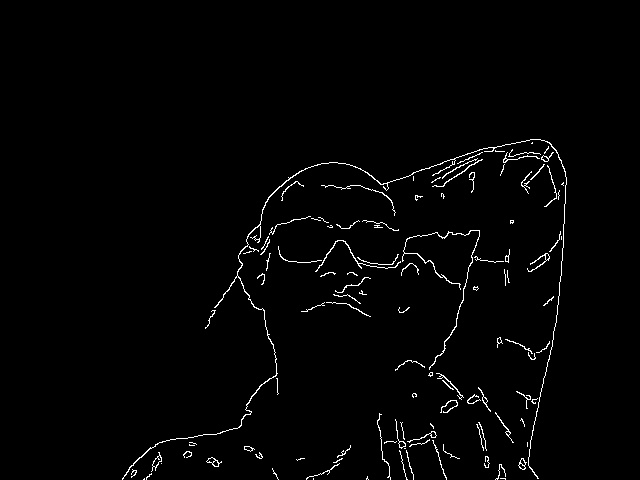
//> input picture C++/Project1/borda0.jpg, 640 x 480 px, given in place of the camera
$ ./Detecção_de_bordas   (built with g++ and OpenCV 4)
//> lines starting //> are read from the running program, lines starting //| are printed output that depends on the picture; after the words box and inside, x2 and y2 are one past the last pixel; in counts of white or black regions, pixels touching at a corner belong together
#include <opencv2\opencv.hpp>
#include <opencv2\highgui\highgui.hpp>
#include <opencv2\imgproc\imgproc.hpp>
#include <iostream>
#include <stdlib.h>
#include <conio.h>

using namespace std;

using namespace cv;

//Vetor de auxiliares
int aux[] = { 0,0,0,0,0,0,0,0,0,0 };

//Struct para definição da área de interesse
struct ROI {
		int col;
		int row;
};

//Struct para definição dos limiares do método Canny
struct LIM {
	int sup;
	int inf;
};

//Struct pra definição das coordenadas dos pontos encontrados
struct COOR{
	int i;
	int j;
};

//Criação de uma variável do tipo ROI (Regiao de interesse) de tamanho 2 (início e fim)
struct ROI roi[2];

//Função para selecionar o ROI (Regiao de iteresse) a partir do click na tela
//Auxiliar 3 para comutar entre coordenadas inicial e final
void mouse_callback(int event, int x, int y, int flag, void *param) {
	if ((event == EVENT_LBUTTONDBLCLK) && (aux[3]==0)) {
		cout << "(" << x << ", " << y << ")" << endl;
		roi[0].col = x;
		roi[0].row = y;
		aux[3] = 1;
	} else if ((event == EVENT_LBUTTONDBLCLK) && (aux[3] == 1)) {
		cout << "(" << x << ", " << y << ")" << endl;
		roi[1].col = x;
		roi[1].row = y;
		aux[3] = 0;
	}
}

int main(void) {

	struct LIM lim; //Variavel lim do tipo LIM para limiarização Canny
	struct COOR coor[4]; //Vetor coor de tamanho 4 para encontrar quatro pontos na imagem (em teste)
	Mat img; //A imagem lida da WebCam é armazenada nessa matriz
	Mat	model; //Uma primeira imagem do cenário é salva nessa matriz para fins de subtração (Background Subtraction)
	Mat	dif; //Nessa matriz sera armazenada a diferença entre a Matriz model e a Matriz img
	Mat gray; //Matriz para armazenar a transformação para escalas de cinza
	Mat channel[3]; //Matrizes para armazenar as três bandas (Red, blue, Green)
	Mat borda; //Matriz para armazenar a borda

	//Solicita ao usuário no início do programa a inserção dos limiares (Canny) // Necessário fazer controle dinâmico (a qualquer momento)
	cout << "Insira o limiar inferior (a)" << endl;
	cin >> lim.inf;
//> the answer given: borda0.jpg
	cout << "Insira o limiar superior (b)" << endl;
	cin >> lim.sup;

	VideoCapture cam(0); // Ativa webcam
	cam.read(model); // Salva imagem modelo
//> model is the input picture: 480 rows x 640 cols, CV_8UC3; min 0, max 255, mean 4.2

	//Loop infinito
	while (true) {

	setMouseCallback("imColor", mouse_callback); // Definição do ROI
	cam.read(img); // Leitura da imagem em modo Vivo

	dif = abs(model-img); // A matriz dif recebe a diferença entre o modelo e o Ao Vivo
//> dif: 480 rows x 640 cols, CV_8UC3; every value is 0

	cvtColor(dif, gray, COLOR_BGR2GRAY); // Conversão matriz DIF para escala de cinzas
//> gray: 480 rows x 640 cols, CV_8UC1; every value is 0
	Canny(gray, borda, lim.inf, lim.sup); // Conversão da matriz GRAY para bordas pelo método Canny

	flip(img, img, +1); // Inverte a imagem (epelhar)
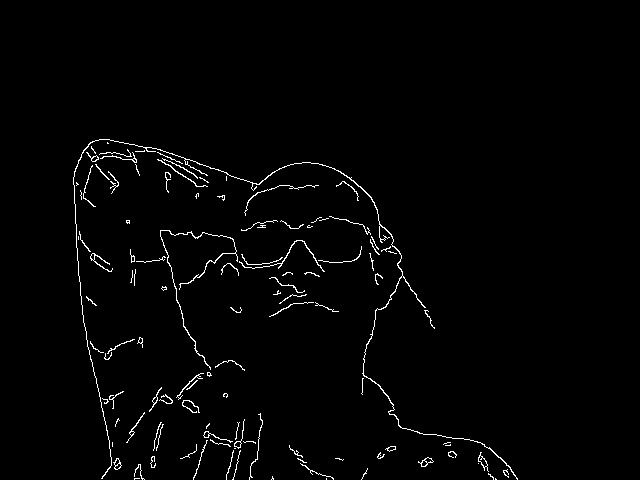
//> img: 480 rows x 640 cols, CV_8UC3; 10.87% of pixels changed, all inside (x1, y1, x2, y2) = (72, 136, 568, 480)
	flip(borda, borda, +1); // Inverte a imagem (epelhar)

	waitKey(50); // Pequeno delay

	rectangle(img, {roi[0].col, roi[0].row, }, { roi[1].col ,roi[1].row }, { 0,255,0 }, 2, cv::LINE_AA, 0); // Insere na tela o retângulo referente ao ROI
//> img: 480 rows x 640 cols, CV_8UC3; 6 pixels changed, all inside (x1, y1, x2, y2) = (0, 0, 3, 3)

	namedWindow("imColor"); // Cria janela para impressão da imagem colorida
	namedWindow("imBorda"); // Cria janela para impressão da imagem de bordas


	// For que lê de cima para baixo, todas as colunas da esquerda para a direita
	// Utilizado Auxiliar 1 para encerrar busca
	for (int i = roi[0].row; i <= roi[1].row; i++) {
		for (int j = roi[0].col; j <= roi[1].col; j++) {
			if ((borda.at<uchar>(i,j) == 255)&&(aux[1]==0)) {
				coor[0].i = i;
				coor[0].j = j;
				aux[1] = 1;
				rectangle(img, { coor[0].j - 3 ,coor[0].i - 3 }, { coor[0].j + 3 ,coor[0].i + 3 }, { 255,0,0 }, 2, cv::LINE_AA, 0); // Imprime na tela um retangulo nas coordenadas do ponto encontrado
			}
		}
	}
//> after the loop, coor = 4 items; aux = [0, 0, 0, 0, 0, 0, 0, 0, 0, 0]

	// For que lê da esquerda para a direita todas as linhas de cima para baixo
	// Utilizado Auxiliar 2 para encerrar busca
	for (int j = roi[0].col ; j <= roi[1].col; j++) {
		for (int i = roi[0].row; i <= roi[1].row; i++) {
			if ((borda.at<uchar>(i, j) == 255) && (aux[2] == 0)) {
				coor[1].i = i;
				coor[1].j = j;
				aux[2] = 1;
				rectangle(img, { coor[1].j - 3 ,coor[1].i - 3 }, { coor[1].j + 3 ,coor[1].i + 3 }, { 0,255,0 }, 2, cv::LINE_AA, 0); // Imprime na tela um retangulo nas coordenadas do ponto encontrado
			}
		}
	}

	// For que lê da direita para a esquerda todas as linhas de cima para baixo
	// Utilizado Auxiliar 4 para encerrar busca
	for (int j = roi[1].col; j >= roi[0].col; j--) {
		for (int i = roi[0].row; i <= roi[1].row; i++) {
			if ((borda.at<uchar>(i, j) == 255) && (aux[4] == 0)) {
				coor[2].i = i;
				coor[2].j = j;
				aux[4] = 1;
				rectangle(img, { coor[2].j - 3 ,coor[2].i - 3 }, { coor[2].j + 3 ,coor[2].i + 3 }, { 0,0,255 }, 2, cv::LINE_AA, 0); // Imprime na tela um retangulo nas coordenadas do ponto encontrado
			}
		}
	}

	// For que lê de baixo para cima, todas as colunas da direita para a esquerda
	// Utilizado Auxiliar 6 para encerrar busca
	for (int i = roi[1].row; i >= roi[0].row; i--) {
		for (int j = roi[1].col; j >= roi[0].col; j--) {
			if ((borda.at<uchar>(i, j) == 255) && (aux[6] == 0)) {
				coor[3].i = i;
				coor[3].j = j;
				aux[6] = 1;
				rectangle(img, { coor[3].j - 3 ,coor[3]. i- 3 }, { coor[3].j + 3 ,coor[3].i + 3 }, { 50,50,50 }, 2, cv::LINE_AA, 0); // Imprime na tela um retangulo nas coordenadas do ponto encontrado
			}
		}
	}

	// Impressão na tela de uma linha que liga os pontos encontrados
	line(img, { coor[0].j ,coor[0].i }, { coor[2].j ,coor[2].i }, { 255,0,0 }, 2, cv::LINE_AA, 0); //blue
//> img: 480 rows x 640 cols, CV_8UC3; mean B, G, R 4.3, 4.2, 4.2
	line(img, { coor[2].j ,coor[2].i }, { coor[3].j ,coor[3].i }, { 0,255,0 }, 2, cv::LINE_AA, 0); //green
//> img: 480 rows x 640 cols, CV_8UC3; mean B, G, R 4.2, 4.3, 4.2
	line(img, { coor[3].j ,coor[3].i }, { coor[1].j ,coor[1].i }, { 0,0,255 }, 2, cv::LINE_AA, 0); //red
//> img: 480 rows x 640 cols, CV_8UC3; mean B, G, R 4.2, 4.2, 4.3
	line(img, { coor[1].j ,coor[1].i }, { coor[0].j ,coor[0].i }, { 100,100,100 }, 2, cv::LINE_AA, 0);
//> img: 480 rows x 640 cols, CV_8UC3; mean B, G, R 4.3, 4.3, 4.3

	//Zera os auxiliares
	aux[1] = 0;
	aux[2] = 0;
	aux[4] = 0;
	aux[6] = 0;

	//putText(img, "Peoes", { pc-50,pl}, CV_FONT_HERSHEY_SIMPLEX, 2, { 255,0,0 }, 2, cv::LINE_AA, 0);

	// Imprime tela
	imshow("imColor", img);
	imshow("imBorda", borda);

	}

	waitKey(0);
	return 0;

}

/*
//Essa funcao pode ser usada para subtrair canais RGB, no exemplo abaixo o canal Red é excluido
img -= Scalar(255, 255, 0);
*/

/*
//Funcao para dividir a imagem em 3 canais
split(img, channel); // Dividir canais
channel[0] = Mat::zeros(img.rows, img.cols, CV_8UC1); // Zerar canal blue
channel[1] = Mat::zeros(img.rows, img.cols, CV_8UC1); // Zerar canal green
channel[2] = Mat::zeros(img.rows, img.cols, CV_8UC1); // Zerar canal red
merge(channel, 3, img); // Mesclar os canais resultantes
*/
